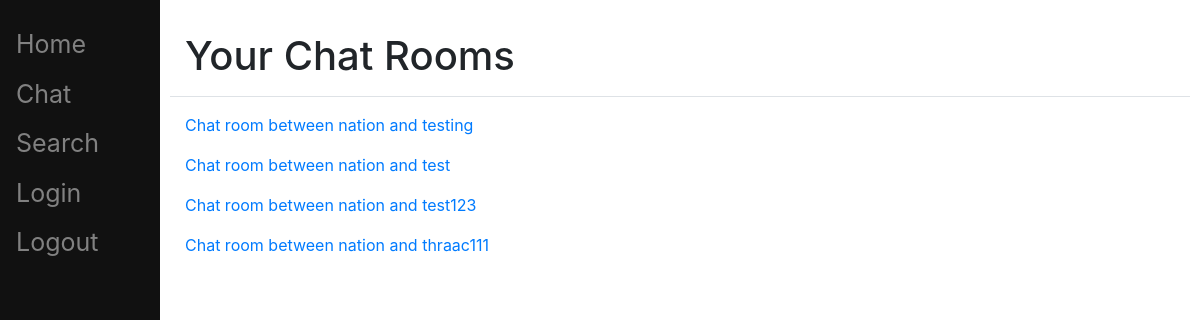
The page /chat/ (signed in) on the database as committed earlier.
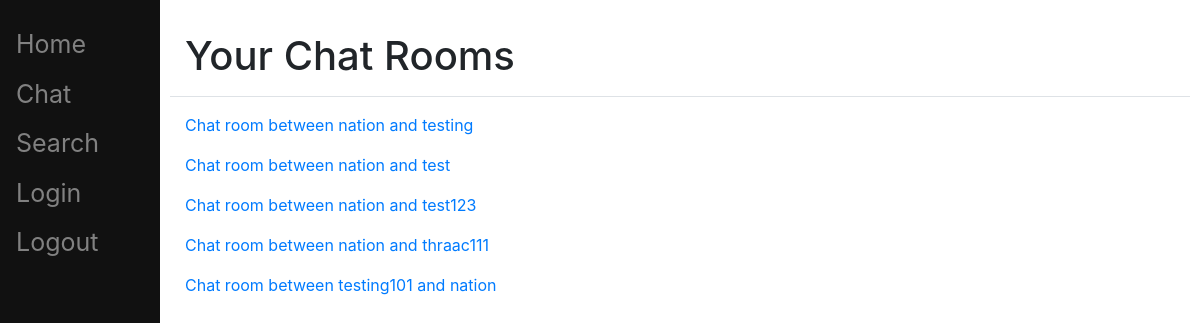
The same page on the database as committed later.
### chat/models.py (models this page shows, shortened)
class Thread(models.Model):
    first        = models.ForeignKey(settings.AUTH_USER_MODEL, on_delete=models.CASCADE, related_name='chat_thread_first')
    second       = models.ForeignKey(settings.AUTH_USER_MODEL, on_delete=models.CASCADE, related_name='chat_thread_second')
    updated      = models.DateTimeField(auto_now=True)
    timestamp    = models.DateTimeField(auto_now_add=True)
    objects      = ThreadManager()
    @property
    def roomname(self):
        roomname = f"Chat room between {self.first} and {self.second}\n"
        return roomname

### chat/views.py (the view)
# urls.py: path("", thread_list_view),
def thread_list_view(request, *args, **kwargs):
    template_name = 'chat/inbox.html'
    queryset = Thread.objects.by_user(request.user)
    context = {"object_list": queryset}
    return render(request, template_name, context)

### chat/models.py (called while the page is built)
    def by_user(self, user):
        qlookup = Q(first=user) | Q(second=user)
        qlookup2 = Q(first=user) & Q(second=user)
        qs = self.get_queryset().filter(qlookup).exclude(qlookup2).distinct()
        return qs

### chat/templates/chat/inbox.html
{% extends "base.html" %}
{% block header %}
<h1 class='p-0 m-0'>Your Chat Rooms</h1>
{% endblock %}
{% block content %}
{% for chat in object_list %}
    <ul>
        {% if user == chat.first %}
            <li><a href={{ chat.second }}>{{ chat.roomname }}</a></li>
        {% else %}
            <li><a href={{ chat.first }}>{{ chat.roomname }}</a></li>
        {% endif %}
    </ul>
{% endfor %}
{% endblock %}

### templates/base.html (shortened to what this page needs)
{% load static %}
<!DOCTYPE html>
<html lang="en">
<head>
    <link rel="stylesheet" type="text/css" href="{% static 'style.css' %}">
    <link rel="stylesheet" href="https://stackpath.bootstrapcdn.com/bootstrap/4.1.1/css/bootstrap.min.css">
</head>
<body>
    <div class="sidenav">
        <a href="/">Home</a>
        <a href="/chat">Chat</a>
        <a href="/chat/search">Search</a>
        <a href="/login">Login</a>
        <a href="/logout">Logout</a>
    </div>
    <div class="main">
        <div class='container'>
            <div class='row border-bottom my-3 py-3'>
                <div class='col'>
                    {% block header %}
                    {% endblock %}
                </div>
            </div>
            {% block content %}
            {% endblock %}
        </div>
    </div>
</body>
</html>

### static/style.css (style rules this page uses)
ul { list-style-type: none; margin: 0; padding: 0; }
.sidenav { height: 100%; width: 160px; position: fixed; z-index: 1; top: 0; left: 0; background-color: #111; overflow-x: hidden; padding-top: 20px; }
.sidenav a { padding: 6px 8px 6px 16px; text-decoration: none; font-size: 25px; color: #818181; display: block; }
.main { margin-left: 160px; padding: 0px 10px; }

Rows that differ between the two databases and show on the page:
added Thread: roomname "Chat room between testing101 and nation"
